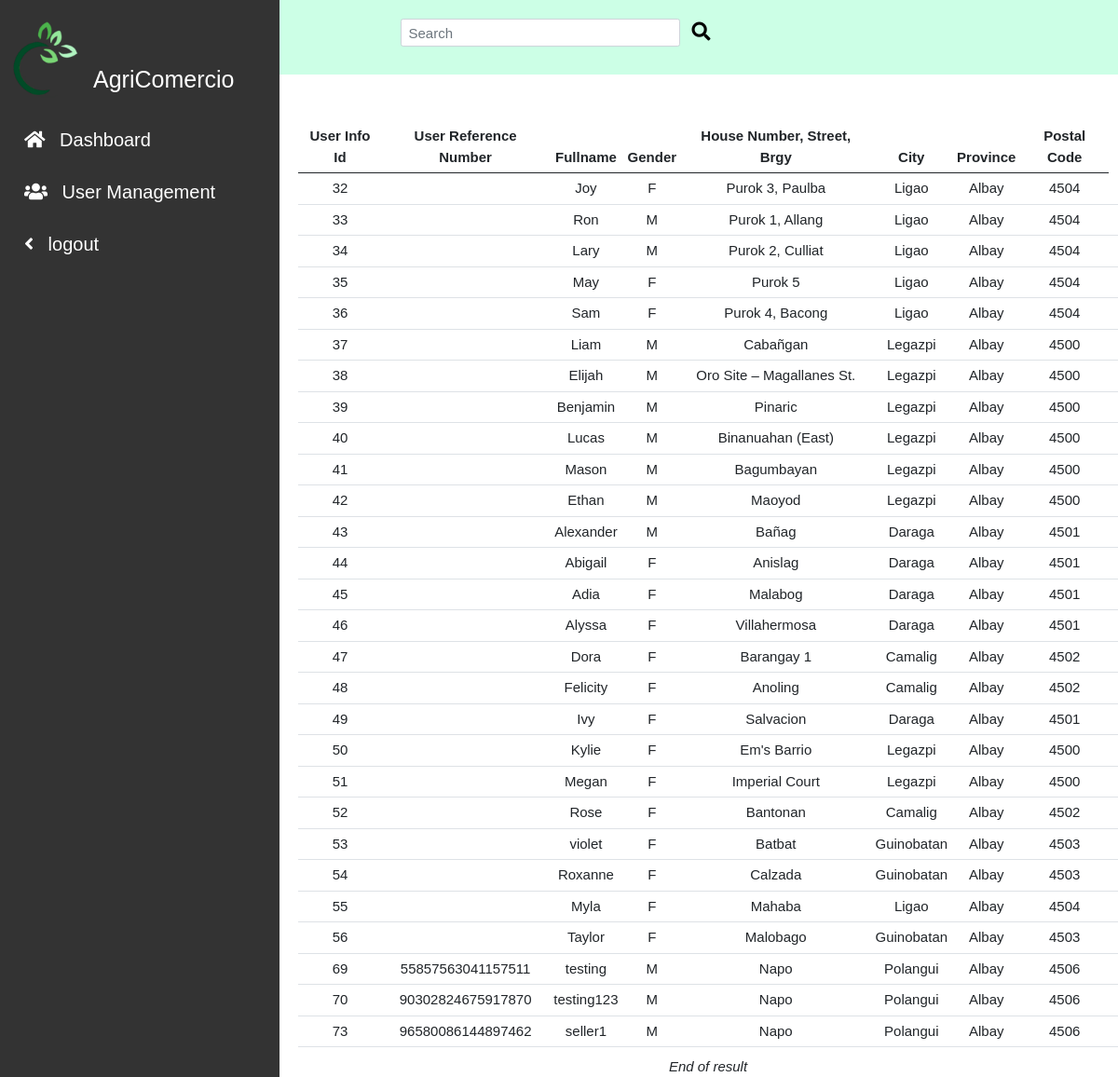
Page /admin/seller.php on the earlier database version.
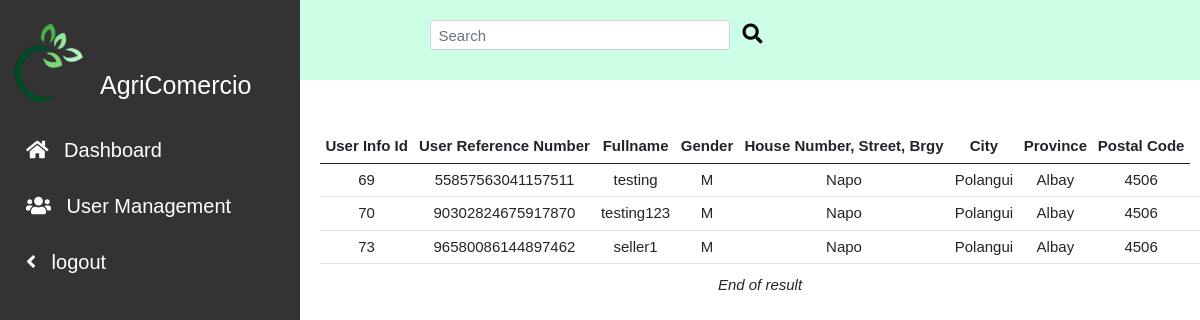
Same page on the later database version.
### tables this page shows
CREATE TABLE `user_info` (
  `user_info_id` int(11) NOT NULL,
  `user_fullname` varchar(128) NOT NULL,
  `user_id` int(11) NOT NULL,
  `user_ref_num` varchar(64) NOT NULL,
  `gender` varchar(20) NOT NULL,
  `contact_details` int(20) NOT NULL,
  `house_no_street_brgy` varchar(128) NOT NULL,
  `city` varchar(128) NOT NULL,
  `province` varchar(128) NOT NULL,
  `postal_code` int(11) NOT NULL,
  `user_type` varchar(55) NOT NULL
);

### admin/seller.php (the view, shortened to what this page needs)
<!DOCTYPE html>
<?php
include_once ('../includes/db_conn.php');
$searchkey="";
?>
<!DOCTYPE html>
<html lang="en">
<head>
    <link rel="stylesheet" href="../css/bootstrap.min.css">
    <link rel="stylesheet" href="../css/style.css">
    <link rel="stylesheet" href="../css/fontawesome.css">
    <link rel="stylesheet" href="https://cdnjs.cloudflare.com/ajax/libs/font-awesome/5.15.2/css/all.min.css">
</head>
<body>
<header id="header">
<section id= "search">
        <div class = "container-fluid">
            <form action="seller.php" method="GET" class="d-flex">
                <input id="searchbar" name="searchkey" class="form-control me-2" type="search" placeholder="Search" aria-label="Search">
                <button class="btn btn-light" type="submit"><i class="fas fa-search"></i></button>
            </form>
        </div>
    </section>
</header>
<body>
<div class="sidenav">
  <div class="sidenav-title">
    <div class="sidenav_image">
      <img src="../img/logo1.png" alt=""width = "90px ">
      <h1>AgriComercio</h1>
    </div>
  </div>
  <a href="index.php"><i class="fas fa-home"></i> Dashboard</a>
  <a href="user.php"><i class="fas fa-users"></i> User Management</a>
  <a href="../logout.php"><i class="fas fa-angle-left"></i> logout</a>
</div>
<main>
        <div class="main__container">
          <div class="container_fluid">
          <div class="row" id="contentPanel">
              <div class="col-12">
              <?php
              if($searchkey == ""){
              $sql =" SELECT
              `user_info_id`,
              `user_ref_num`,
              `user_fullname`,
              `user_id`,
              `gender`,
              `contact_details`,
              `house_no_street_brgy`,
              `city`,
                `province`,
                `postal_code`,
                `user_type`
              FROM `user_info`
              WHERE user_type = 'Seller';";
              $stmt=mysqli_stmt_init($conn);
              if (!mysqli_stmt_prepare($stmt, $sql)){
              echo "Statement Failed.";
              exit();
              }
            }
              mysqli_stmt_execute($stmt);
              $resultData = mysqli_stmt_get_result($stmt);
              $arr=array();
              while($row = mysqli_fetch_assoc($resultData)){
              array_push($arr,$row);
              }
              if(!empty($arr)){
                  echo "<table class='table'>";
                  echo "<thead>";
                  echo "<th> User Info Id </th>";
                  echo "<th> User Reference Number </th>";
                  echo "<th> Fullname</th>";
                  echo "<th> Gender </th>";
                  echo "<th> House Number, Street, Brgy </th>";
                  echo "<th> City </th>";
                  echo "<th> Province </th>";
                  echo "<th> Postal Code </th>";
                  echo "</thead>";
                  foreach($arr as $key => $val){
                  echo "<tr>";
                  echo "<td>" . $val ['user_info_id']         . "</td>";
                  echo "<td>" . $val ['user_ref_num']         . "</td>";
                  echo "<td>" . $val ['user_fullname']   . "</td>";
                  echo "<td>" . $val ['gender']          .  " </td> ";
                  echo "<td>" . $val ['house_no_street_brgy'] .  " </td>";
                  echo "<td>" . $val ['city'] .  " </td>";
                  echo "<td>" . $val ['province'] .  " </td>";
                  echo "<td>" . $val ['postal_code'] .  " </td>";
                  echo "<td>";
                  echo "</tr>";
                  }
                ?>
                  <?php
                  echo "</table>";
                  }
                  else{
                  echo "<h4> No Records Found.</h4>";
                  }
              ?>
                  <div
                  class='text-center'><em>End of result</em>
                  </div>
              </div>
              </div>
          </div>
      </main>
</body>
</html>

Differences in the rows shown:
removed user_info: user_info_id "32", user_fullname "Joy", gender "F", house_no_street_brgy "Purok 3, Paulba", city "Ligao", province "Albay", postal_code "4504"
removed user_info: user_info_id "33", user_fullname "Ron", gender "M", house_no_street_brgy "Purok 1, Allang", city "Ligao", province "Albay", postal_code "4504"
removed user_info: user_info_id "34", user_fullname "Lary", gender "M", house_no_street_brgy "Purok 2, Culliat", city "Ligao", province "Albay", postal_code "4504"
removed user_info: user_info_id "35", user_fullname "May", gender "F", house_no_street_brgy "Purok 5", city "Ligao", province "Albay", postal_code "4504"
removed user_info: user_info_id "36", user_fullname "Sam", gender "F", house_no_street_brgy "Purok 4, Bacong", city "Ligao", province "Albay", postal_code "4504"
removed user_info: user_info_id "37", user_fullname "Liam", gender "M", house_no_street_brgy "Cabañgan", city "Legazpi", province "Albay", postal_code "4500"
removed user_info: user_info_id "38", user_fullname "Elijah", gender "M", house_no_street_brgy "Oro Site – Magallanes St.", city "Legazpi", province "Albay", postal_code "4500"
removed user_info: user_info_id "39", user_fullname "Benjamin", gender "M", house_no_street_brgy "Pinaric", city "Legazpi", province "Albay", postal_code "4500"
removed user_info: user_info_id "40", user_fullname "Lucas", gender "M", house_no_street_brgy "Binanuahan (East)", city "Legazpi", province "Albay", postal_code "4500"
removed user_info: user_info_id "41", user_fullname "Mason", gender "M", house_no_street_brgy "Bagumbayan", city "Legazpi", province "Albay", postal_code "4500"
removed user_info: user_info_id "42", user_fullname "Ethan", gender "M", house_no_street_brgy "Maoyod", city "Legazpi", province "Albay", postal_code "4500"
removed user_info: user_info_id "43", user_fullname "Alexander", gender "M", house_no_street_brgy "Bañag", city "Daraga", province "Albay", postal_code "4501"
removed user_info: user_info_id "44", user_fullname "Abigail", gender "F", house_no_street_brgy "Anislag", city "Daraga", province "Albay", postal_code "4501"
removed user_info: user_info_id "45", user_fullname "Adia", gender "F", house_no_street_brgy "Malabog", city "Daraga", province "Albay", postal_code "4501"
removed user_info: user_info_id "46", user_fullname "Alyssa", gender "F", house_no_street_brgy "Villahermosa", city "Daraga", province "Albay", postal_code "4501"
removed user_info: user_info_id "47", user_fullname "Dora", gender "F", house_no_street_brgy "Barangay 1", city "Camalig", province "Albay", postal_code "4502"
removed user_info: user_info_id "48", user_fullname "Felicity", gender "F", house_no_street_brgy "Anoling", city "Camalig", province "Albay", postal_code "4502"
removed user_info: user_info_id "49", user_fullname "Ivy", gender "F", house_no_street_brgy "Salvacion", city "Daraga", province "Albay", postal_code "4501"
removed user_info: user_info_id "50", user_fullname "Kylie", gender "F", house_no_street_brgy "Em's Barrio", city "Legazpi", province "Albay", postal_code "4500"
removed user_info: user_info_id "51", user_fullname "Megan", gender "F", house_no_street_brgy "Imperial Court", city "Legazpi", province "Albay", postal_code "4500"
removed user_info: user_info_id "52", user_fullname "Rose", gender "F", house_no_street_brgy "Bantonan", city "Camalig", province "Albay", postal_code "4502"
removed user_info: user_info_id "53", user_fullname "violet", gender "F", house_no_street_brgy "Batbat", city "Guinobatan", province "Albay", postal_code "4503"
removed user_info: user_info_id "54", user_fullname "Roxanne", gender "F", house_no_street_brgy "Calzada", city "Guinobatan", province "Albay", postal_code "4503"
removed user_info: user_info_id "55", user_fullname "Myla", gender "F", house_no_street_brgy "Mahaba", city "Ligao", province "Albay", postal_code "4504"
removed user_info: user_info_id "56", user_fullname "Taylor", gender "F", house_no_street_brgy "Malobago", city "Guinobatan", province "Albay", postal_code "4503"
